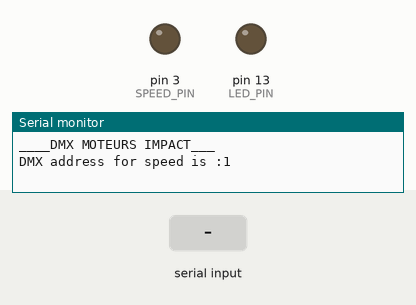
Simulated run of this sketch. Board: Arduino Uno, built with avr-gcc and run on an emulated ATmega328P. Shown: output pins drawn as LEDs (lit = HIGH), the last lines printed to the serial monitor. Inputs (shaded band) come from the test bench.

Above: at 4.6 s.
4.7 s: byte 30 received over Serial
At 5.1 s:
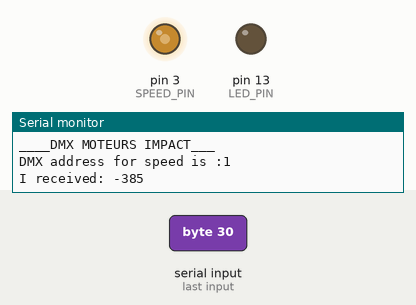
6.2 s: byte 90 received over Serial
At 7.4 s:
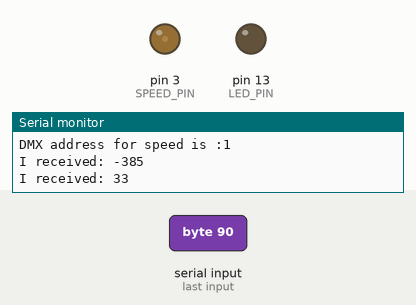
7.7 s: byte 120 received over Serial
At 8.6 s:
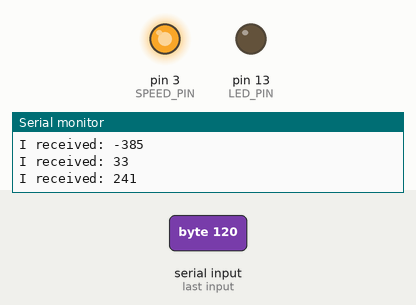
Timing chart, 0 to 10.7 s (numbered marks = the images above; inputs shaded):
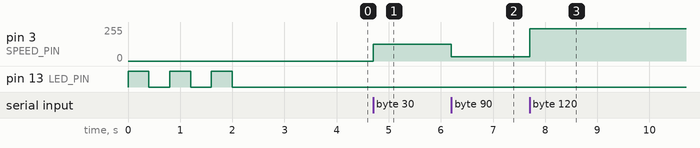

The sketch:

moteursImpact.ino
```cpp
#define DMX_FIRST_ADDRESS 1
#define LED_PIN 13
#define SPEED_PIN 3
#define MIN_SPEED 81
#define DEBUG

#include <Arduino.h>

#ifndef DEBUG
#include <DMXSerial.h>
#endif


void blinkLed(int times);
void setup()
{
  pinMode(LED_PIN, OUTPUT);
  pinMode(SPEED_PIN, OUTPUT);
  analogWrite(SPEED_PIN, 0);
  blinkLed(3);
#ifdef DEBUG
  Serial.begin(57600);
  delay(1000);
  Serial.println("____DMX MOTEURS IMPACT___ ");
  Serial.print("DMX address for speed is :"); Serial.println(DMX_FIRST_ADDRESS);
#else
  DMXSerial.init(DMXController);
#endif
}

void loop()
{
#ifdef DEBUG
  if (Serial.available() > 0)
  {
    int incomingByte = 0;
    incomingByte = Serial.read();
    if (incomingByte != 97)
    {
      incomingByte  = map(incomingByte, 97, 122, MIN_SPEED, 255);
    }
    else
    {
      incomingByte = 0;
    }
    Serial.print("I received: ");
    Serial.println(incomingByte, DEC);
    analogWrite(SPEED_PIN, incomingByte);
  }
#else
  unsigned long lastPacket = DMXSerial.noDataSince();
  if (lastPacket < 1000 )
  {
    int dmxValue = DMXSerial.read(DMX_FIRST_ADDRESS);
    if (dmxValue > 0)
    {
      dmxValue = map(dmxValue, 0, 255, MIN_SPEED, 255);
    }
    analogWrite(SPEED_PIN, dmxValue);
  }
  else
  {
    analogWrite(SPEED_PIN, 0);
    blinkLed(1);
  }
#endif
}

void blinkLed(int times)
{
  for (int i = 0 ; i < times ; i ++)
  {
    digitalWrite(LED_PIN, HIGH);
    delay(400);
    digitalWrite(LED_PIN, LOW);
    delay(400);
  }
}
```

Measured:
- after the input at 4.7 s, pin 3 (SPEED_PIN): 0/255 → 127/255 at once
- after the input at 6.2 s, pin 3 (SPEED_PIN): 127/255 → 33/255 at once
- after the input at 7.7 s, pin 3 (SPEED_PIN): 33/255 → 241/255 at once
